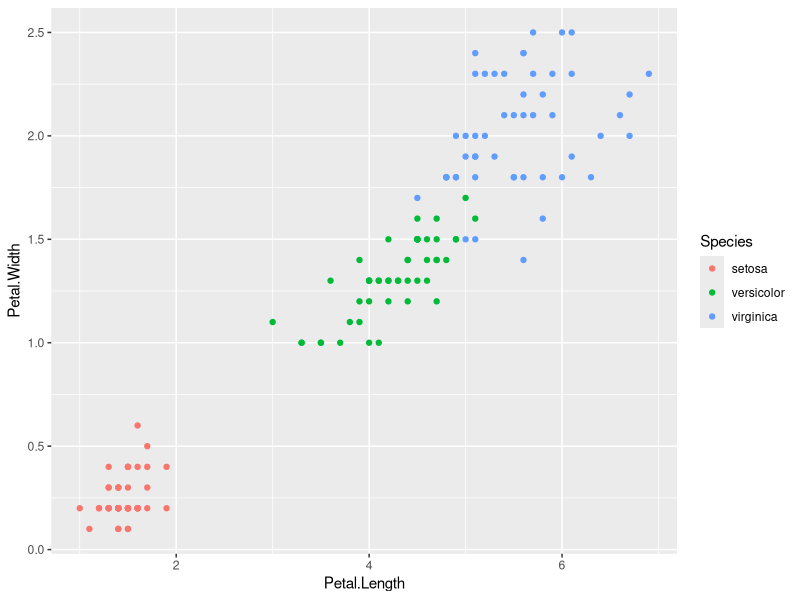
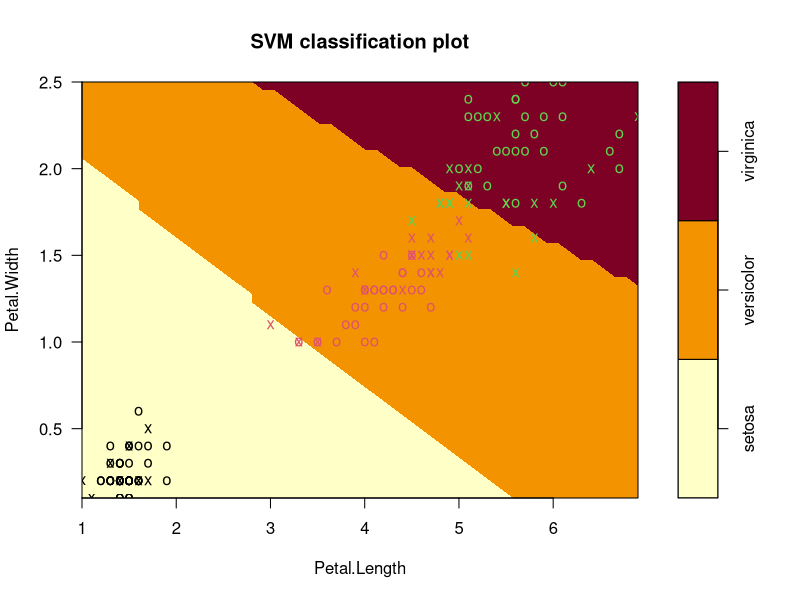
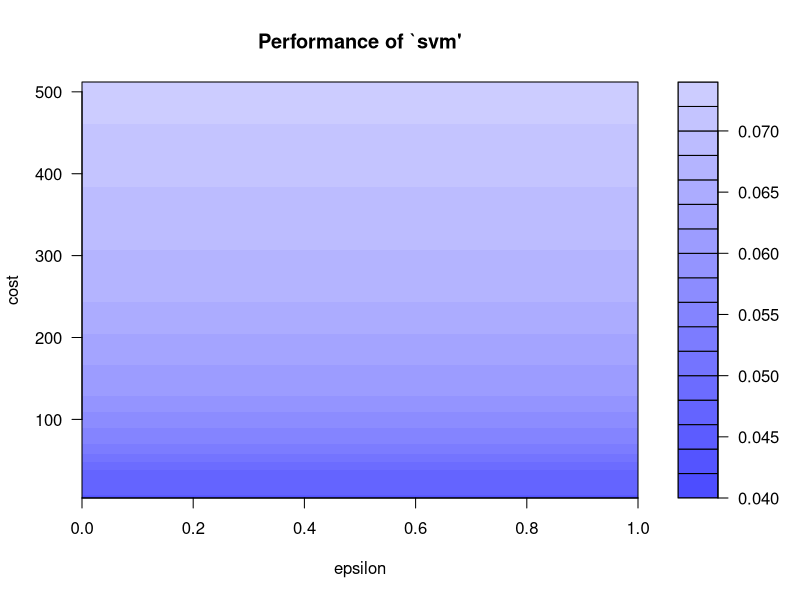

The R source for these figures, in order:
#using Support vector machine for classfication
data("iris")
#note Species variable is a factor variable
#building a classficiation modelt o predict right species

head(iris)

library(ggplot2)

qplot(Petal.Length,Petal.Width,data=iris,color=Species)

#supprt vector machine
install.packages("e1071")
library(e1071)

#developing a model
mymodel <- svm(Species~.,data=iris)
summary(mymodel)
#cost: cost of constraint voilation
#kernel: shows the kernel which was used
#since reponse variable is categorical , SVM-type is classfication
#(8--belongs to 1st species, 22-second,21-third)

plot(mymodel, data = iris,
              Petal.Width~Petal.Length,
              slice = list(Sepal.Width = 3, Sepal.Length = 4))
#support vectors represented by cross,decision boundaries fro 3 type of series

#confusion matrix and misclassification error
pred <- predict(mymodel, iris)
tab <- table(Predicted = pred, Actual = iris$Species)
tab

#misclassification error
1- sum(diag(tab))/sum(tab)

#try changing kernel to linear/polynomial/sigmoid in model & try the whole activity
#mymodel <- svm(Species~.,data=iris, kernel = "linear")

#Tuning model/hyper parameter optimization which helps to select best model
set.seed(123)
tmodel <- tune(svm,Species~., data = iris,
     ranges = list(epsilon = seq(0,1,0.1),cost = 2^(2:9)))
#with this we can 88 different combinations based on cost and epsilon values

plot(tmodel)
summary(tmodel)

#choosing best model
mymodel <- tmodel$best.model
summary(mymodel)
